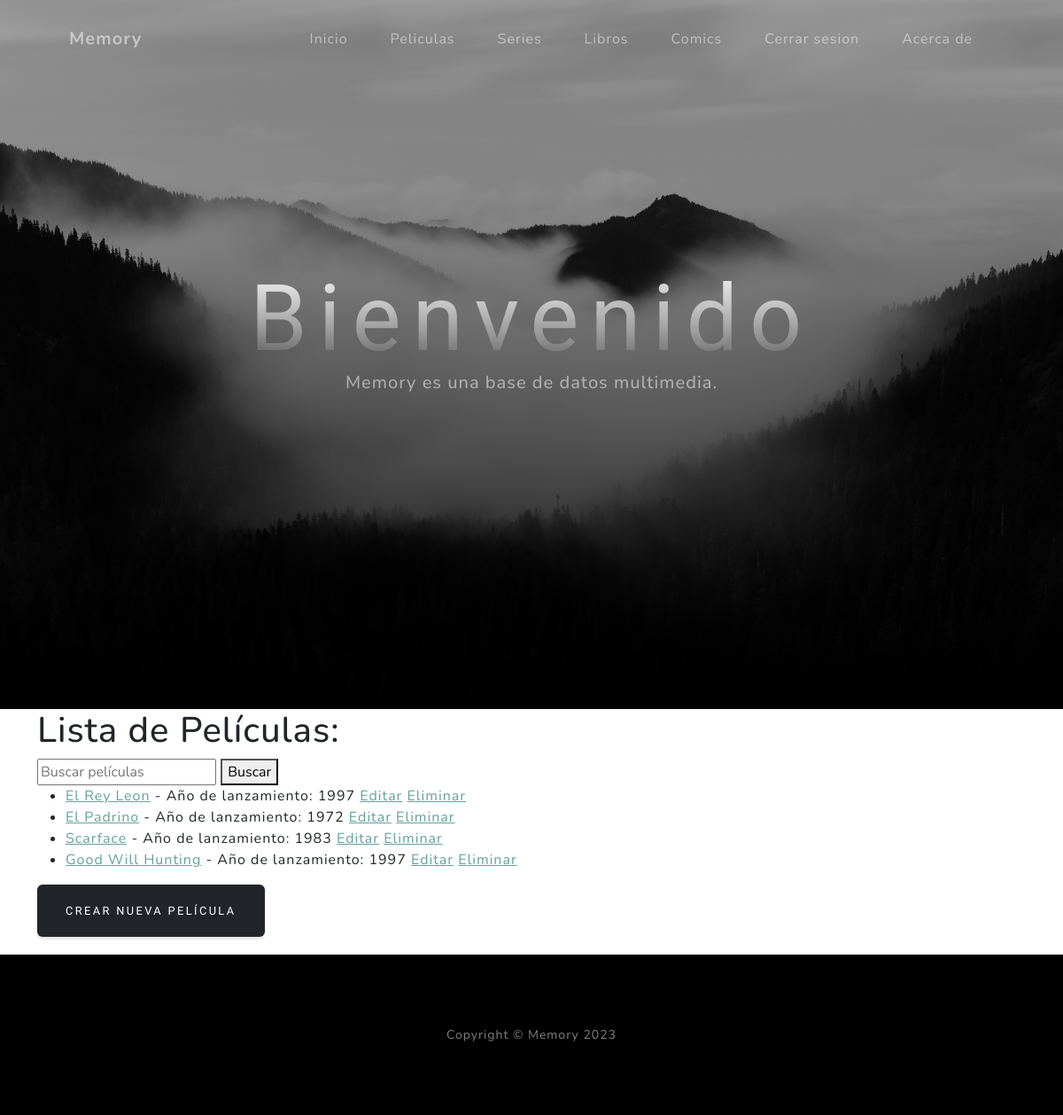
Page /movies/ (signed in) on the earlier database version.
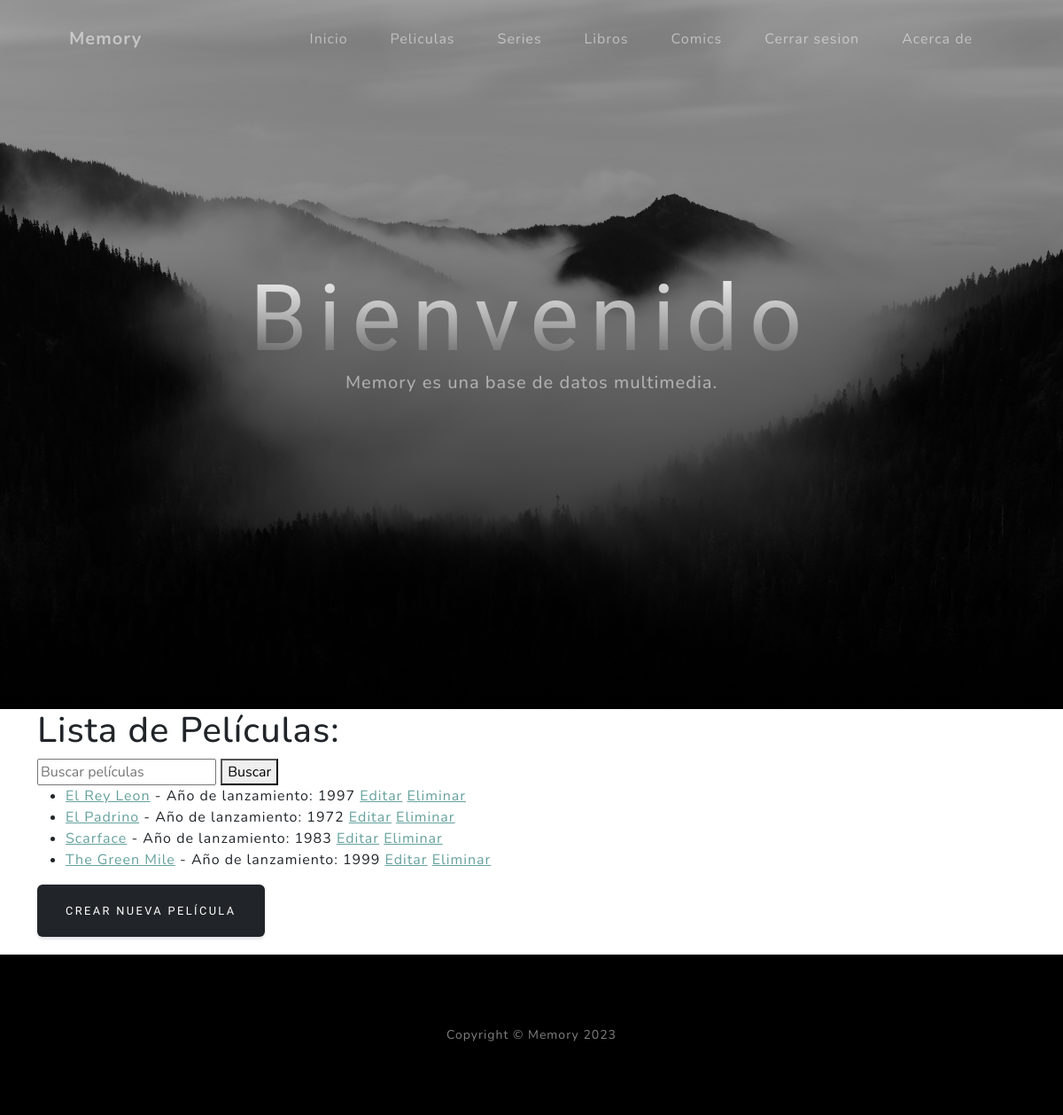
Same page on the later database version.
### core/models.py (models this page shows, shortened)
class Movie(models.Model):
    title = models.CharField(max_length=200)
    description = models.TextField()
    release_year = models.IntegerField()

### core/views.py (the view)
# urls.py: path('movies/', views.movie_list, name='movie_list'),
@login_required
def movie_list(request):
    query = request.GET.get('q')
    if query:
        movies = Movie.objects.filter(title__icontains=query)
    else:
        movies = Movie.objects.all()
    return render(request, 'core/movie_list.html', {'movies': movies})

### core/templates/core/movie_list.html (shortened to what this page needs)
{% extends 'core/base.html' %}
{% load static %}
{% block content %}
    <h1>Lista de Películas:</h1>
    <form method="GET" action="{% url 'movie_list' %}">
        <input type="text" name="q" placeholder="Buscar películas">
        <button type="submit">Buscar</button>
    </form>
    <ul>
        {% for movie in movies %}
            <li>
                <a href="{% url 'movie_detail' pk=movie.pk %}">{{ movie.title }}</a>
                - Año de lanzamiento: {{ movie.release_year }}
                <a href="{% url 'movie_update' pk=movie.pk %}">Editar</a>
                <a href="{% url 'movie_delete' pk=movie.pk %}">Eliminar</a>
            </li>
        {% empty %}
            <li>No hay películas disponibles.</li>
        {% endfor %}
    </ul>
    <a href="{% url 'movie_create' %}" class="btn btn-dark" style="margin-bottom: 20px">Crear nueva película</a>
{% endblock %}

Differences in the rows shown:
removed Movie: title "Good Will Hunting", release_year "1997"
added Movie: title "The Green Mile", release_year "1999"
